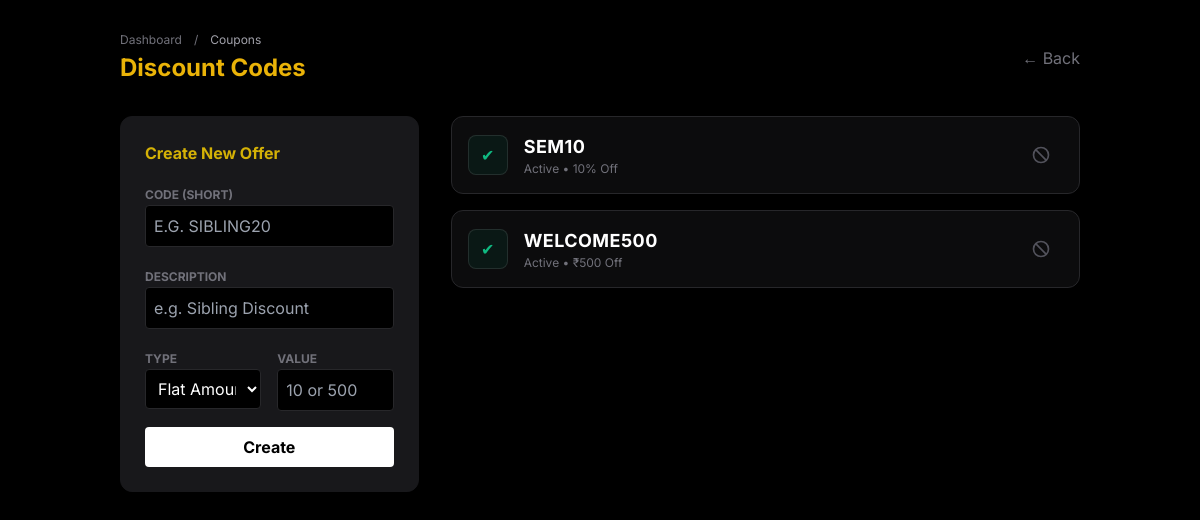
Page /admin/coupons.php (signed in) on the committed database.
### tables this page shows
CREATE TABLE `coupons` (
  `id` int(11) NOT NULL,
  `code` varchar(20) NOT NULL,
  `label` varchar(100) NOT NULL,
  `type` enum('percent','fixed') NOT NULL,
  `value` decimal(10,2) NOT NULL,
  `status` tinyint(4) DEFAULT 1,
  `created_at` timestamp NOT NULL DEFAULT current_timestamp()
);

### admin/coupons.php (the view, shortened to what this page needs)
<?php
$pdo = Database::getInstance()->getConnection();
$coupons = $pdo->query("SELECT * FROM coupons ORDER BY id DESC")->fetchAll();
?>
<!DOCTYPE html>
<html lang="en" class="dark">
<head>
    <? require_once 'includes/common.php' ?>
</head>
<body class="p-8 max-w-5xl mx-auto bg-black text-white">
    <? require_once 'includes/breadcrump.php' ?>
    <div class="grid grid-cols-1 md:grid-cols-3 gap-8">
        <div class="bg-surface border border-zinc-900 p-6 rounded-xl h-fit">
            <h2 class="font-bold mb-4 text-accent">Create New Offer</h2>
            <form method="POST" class="space-y-4">
                <div>
                    <label class="text-xs uppercase text-zinc-500 font-bold">Code (Short)</label>
                    <input type="text" name="code" placeholder="e.g. SIBLING20" required class="w-full bg-black border border-zinc-800 p-2 rounded text-white uppercase">
                </div>
                <div>
                    <label class="text-xs uppercase text-zinc-500 font-bold">Description</label>
                    <input type="text" name="label" placeholder="e.g. Sibling Discount" required class="w-full bg-black border border-zinc-800 p-2 rounded text-white">
                </div>
                <div class="flex gap-4">
                    <div class="w-1/2">
                        <label class="text-xs uppercase text-zinc-500 font-bold">Type</label>
                        <select name="type" class="w-full bg-black border border-zinc-800 p-2 rounded text-white">
                            <option value="fixed">Flat Amount (₹)</option>
                        </select>
                    </div>
                    <div class="w-1/2">
                        <label class="text-xs uppercase text-zinc-500 font-bold">Value</label>
                        <input type="number" name="value" placeholder="10 or 500" required class="w-full bg-black border border-zinc-800 p-2 rounded text-white">
                    </div>
                </div>
                <button type="submit" class="w-full bg-white text-black font-bold py-2 rounded hover:bg-zinc-200">Create</button>
            </form>
        </div>
        <div class="md:col-span-2 space-y-4">
            <?php foreach ($coupons as $c):
                $isActive = $c['status'] == 1;
                $opacityClass = $isActive ? "opacity-100" : "opacity-40 grayscale";
            ?>
                <div class="bg-zinc-900/50 border border-zinc-800 p-4 rounded-xl flex items-center justify-between group hover:border-zinc-700 transition <?= $opacityClass ?>">
                    <div class="flex items-center gap-4">
                        <div class="h-10 w-10 <?= $isActive ? 'bg-emerald-900/20 text-emerald-500' : 'bg-red-900/20 text-red-500' ?> rounded-lg flex items-center justify-center border border-white/10">
                            <?= $isActive ? '✔' : '✕' ?>
                        </div>
                        <div>
                            <h3 class="font-bold text-white text-lg tracking-wide"><?= $c['code'] ?></h3>
                            <p class="text-xs text-zinc-500">
                                <?= $isActive ? 'Active' : 'Inactive' ?> •
                                <?= $c['type'] == 'fixed' ? '₹' : '' ?><?= intval($c['value']) ?><?= $c['type'] == 'percent' ? '%' : '' ?> Off
                            </p>
                        </div>
                    </div>
                    <?php if ($isActive): ?>
                        <a href="?toggle=<?= $c['id'] ?>" class="text-zinc-600 hover:text-red-500 transition px-3 py-2" title="Deactivate">
                            <svg class="w-5 h-5" fill="none" stroke="currentColor" viewBox="0 0 24 24">
                                <path stroke-linecap="round" stroke-linejoin="round" stroke-width="2" d="M18.364 18.364A9 9 0 005.636 5.636m12.728 12.728A9 9 0 015.636 5.636m12.728 12.728L5.636 5.636"></path>
                            </svg>
                        </a>
                    <?php endif; ?>
                </div>
            <?php endforeach; ?>
        </div>
    </div>
</body>
</html>

### admin/includes/common.php (style rules this page uses)
body { background-color: #000; color: #fff; }

### rows in the picture
coupons: code "SEM10", status "Active", value "10"
coupons: code "WELCOME500", status "Active", value "500"

### other values in the picture
$breadcrump "Coupons"
$headerTitle "Discount Codes"
